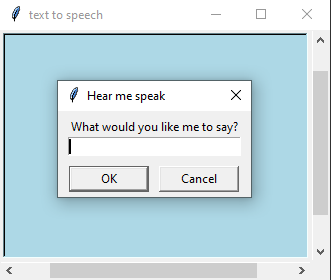

Generate this figure with Python:
from turtle import Screen 
from utils import say 

background_window = Screen()
background_window.title("text to speech")
background_window.setup(330,250)
background_window.bgcolor("light blue")

run = True
while run:
    message = background_window.textinput("Hear me speak","What would you like me to say?")
    run = message is not None
    if not run: message = "good bye"
    say(message,"windows")
